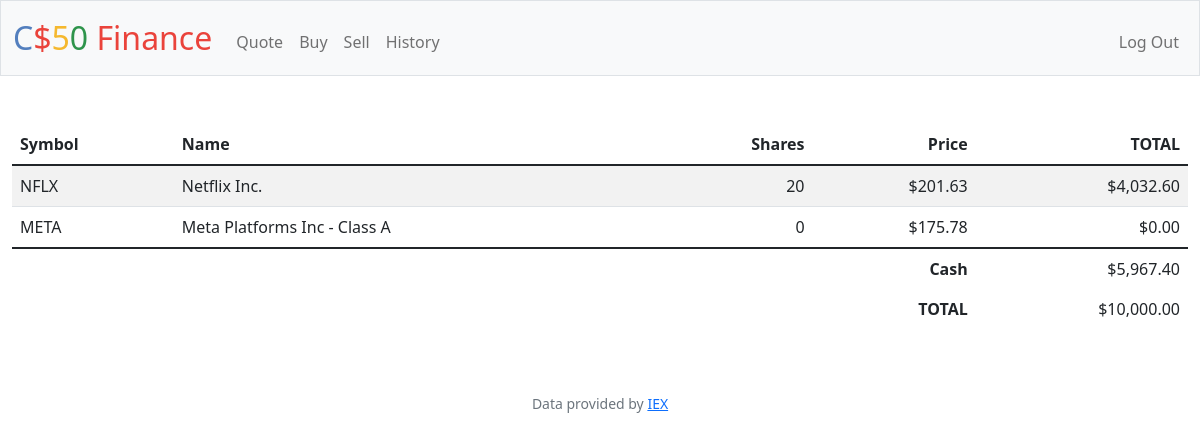
/ (signed in), run on the app's committed database.
### tables this page shows
CREATE TABLE transactions(
    id           INTEGER PRIMARY KEY AUTOINCREMENT NOT NULL,
    users_id    INTEGER NOT NULL,
    symbol  TEXT NOT NULL,
    name  TEXT NOT NULL,
    price  NUMERIC NOT NULL,
    quantity  INTEGER NOT NULL,
    cash  NUMERIC NOT NULL,
    time TEXT NOT NULL,
    FOREIGN KEY(users_id) REFERENCES users(id)
);

### app.py (the view)
@app.route("/")
@login_required
def index():
    hist = db.execute(
        "SELECT symbol, name, SUM(quantity) as quantity, price, cash FROM transactions WHERE users_id = ? GROUP BY name ORDER BY time ASC", session["user_id"])
    print(hist)
    return render_template("index.html", res=hist)

### app.py (called while the page is built)
@app.after_request
def after_request(response):
    response.headers["Cache-Control"] = "no-cache, no-store, must-revalidate"
    response.headers["Expires"] = 0
    response.headers["Pragma"] = "no-cache"
    return response

### helpers.py (called while the page is built)
def login_required(f):
    @wraps(f)
    def decorated_function(*args, **kwargs):
        if session.get("user_id") is None:
            return redirect("/login")
        return f(*args, **kwargs)
    return decorated_function

def usd(value):
    return f"${value:,.2f}"

### templates/index.html (shortened to what this page needs)
{% extends "layout.html" %}
{% block main %}
{% set ns = namespace() %}
{% set ns.last_cash = 0 %}
<table class="table table-striped">
    <thead>
        <tr>
            <th class="text-start">Symbol</th>
            <th class="text-start">Name</th>
            <th class="text-end">Shares</th>
            <th class="text-end">Price</th>
            <th class="text-end">TOTAL</th>
        </tr>
    </thead>
   <tbody>
    {% for dict_res in res -%}
    {% set total = dict_res['quantity'] * dict_res['price'] %}
    {% set ns.last_cash = ns.last_cash + total %}
            <tr>
                <td class="text-start">{{dict_res['symbol']}}</td>
                <td class="text-start">{{dict_res['name']}}</td>
                <td class="text-end">{{dict_res['quantity']}}</td>
                <td class="text-end">{{dict_res['price'] | usd}}</td>
                <td class="text-end">{{total | usd}}</td>
            </tr>
    {% endfor %}
    </tbody>
    <tfoot>
        <tr>
            <td class="border-0 fw-bold text-end" colspan="4">Cash</td>
            <td class="border-0 text-end">{{(10000 - ns.last_cash) | usd}}</td>
        </tr>
        <tr>
            <td class="border-0 fw-bold text-end" colspan="4">TOTAL</td>
            <td class="border-0 w-bold text-end">$10,000.00</td>
        </tr>
    </tfoot>
</table>
{% endblock %}

### data on the page
transactions: symbol "META", name "Meta Platforms Inc - Class A", quantity "0", price "$175.78", total "$0.00"

### other printed values
{{ dict_res['symbol'] }} "NFLX"
{{ dict_res['name'] }} "Netflix Inc."
{{ dict_res['quantity'] }} "20"
{{ dict_res['price'] | usd }} "$201.63"
{{ total | usd }} "$4,032.60"
{{ (10000 - ns.last_cash) | usd }} "$5,967.40"
